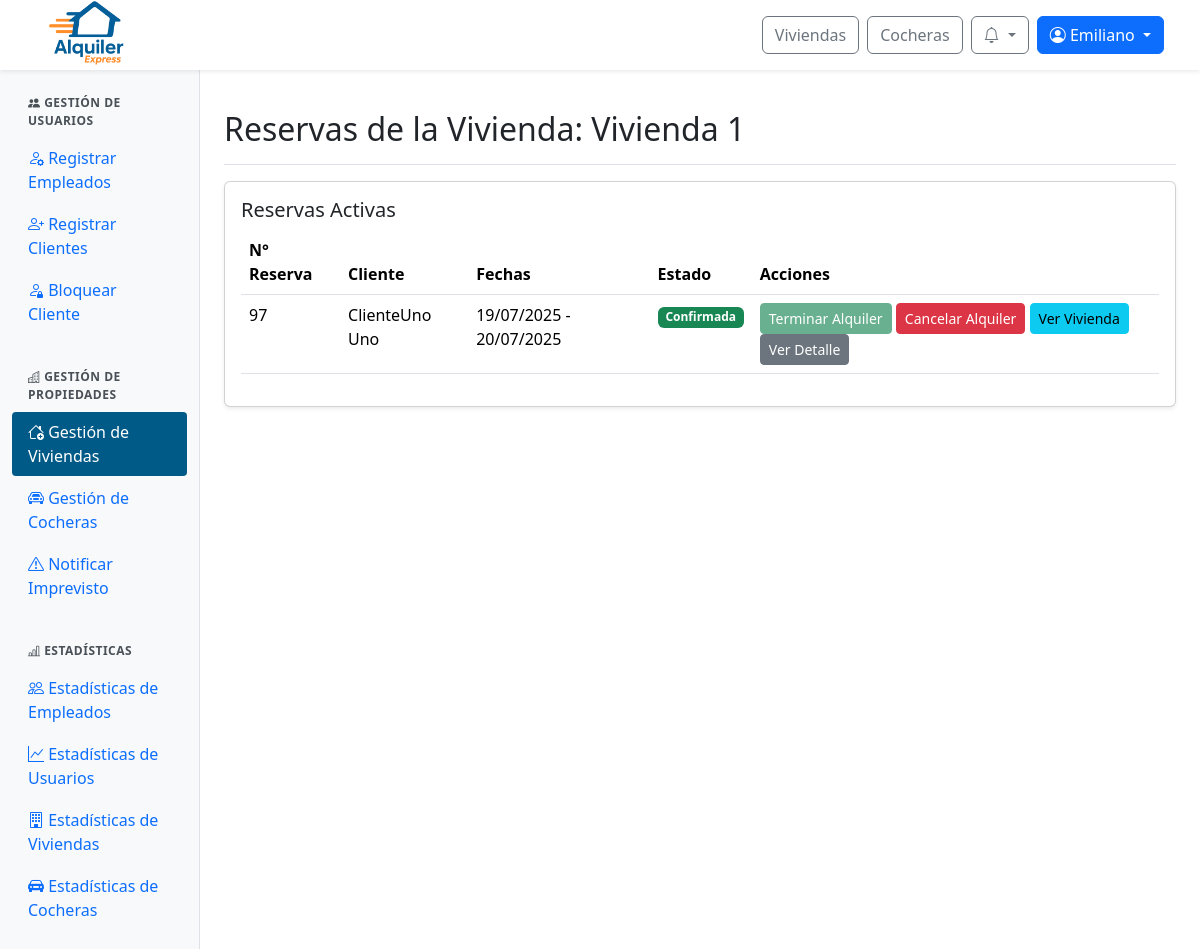
The app's page /panel/inmuebles/reservas/5/ (signed in) with its own data.
### web/models.py (models this page shows, shortened)
class Inmueble(models.Model):
    id_inmueble = models.AutoField(primary_key=True)
    nombre = models.CharField(max_length=100, unique=True)
    direccion = models.TextField()
    provincia = models.ForeignKey(Provincia, on_delete=models.SET_NULL, null=True)
    ciudad = models.ForeignKey(Ciudad, on_delete=models.SET_NULL, null=True)
    descripcion = models.TextField()
    cantidad_banios = models.IntegerField()
    cantidad_ambientes = models.IntegerField()
    cantidad_camas = models.IntegerField()
    cantidad_huespedes = models.IntegerField()
    precio_por_dia = models.DecimalField(max_digits=10, decimal_places=2)
    politica_cancelacion = models.TextField()
    fecha_publicacion = models.DateField()
    cochera = models.ForeignKey(Cochera, null=True, blank=True, on_delete=models.SET_NULL)
    estado = models.ForeignKey(Estado, on_delete=models.SET_NULL, null=True)
    empleado = models.ForeignKey(Perfil, null=True, blank=True, on_delete=models.SET_NULL)
    minimo_dias_alquiler = models.PositiveIntegerField(default=1, verbose_name="Mínimo de días de alquiler")

class Reserva(models.Model):
    id_reserva = models.AutoField(primary_key=True)
    fecha_inicio = models.DateTimeField(default=timezone.now)
    fecha_fin = models.DateTimeField()
    precio_total = models.DecimalField(max_digits=10, decimal_places=2)
    estado = models.ForeignKey(Estado, on_delete=models.SET_NULL, null=True)  # Aquí está el estado FK
    inmueble = models.ForeignKey(Inmueble, null=True, blank=True, on_delete=models.SET_NULL)
    cochera = models.ForeignKey(Cochera, null=True, blank=True, on_delete=models.SET_NULL)
    descripcion = models.TextField()
    creada_en = models.DateTimeField(default=timezone.now)
    aprobada_en = models.DateTimeField(null=True, blank=True)
    cantidad_adultos = models.PositiveIntegerField(default=1, verbose_name="Cantidad de adultos")
    cantidad_ninos = models.PositiveIntegerField(default=0, verbose_name="Cantidad de niños")
    patente = models.CharField(max_length=20, null=True, blank=True, verbose_name="Patente del vehículo")

class ClienteInmueble(models.Model):
    id_cliente_inmueble = models.AutoField(primary_key=True)
    cliente = models.ForeignKey(Perfil, on_delete=models.CASCADE)  # FK a Perfil, no Usuario
    inmueble = models.ForeignKey(Inmueble, null=True, blank=True, on_delete=models.SET_NULL)
    cochera = models.ForeignKey(Cochera, null=True, blank=True, on_delete=models.SET_NULL)
    reserva = models.ForeignKey(Reserva, on_delete=models.CASCADE)

class Perfil(models.Model):
    id_perfil = models.AutoField(primary_key=True)
    usuario = models.OneToOneField(User, on_delete=models.CASCADE)
    dni = models.CharField(max_length=20)
    fecha_nacimiento = models.DateField(null=True, blank=True)

class Estado(models.Model):
    id_estado = models.AutoField(primary_key=True)
    nombre = models.CharField(max_length=100)

### web/views/viewsAdminPropiedades.py (the view)
# urls.py: path('panel/inmuebles/reservas/<int:id_inmueble>/', viewsAdminPropiedades.admin_inmuebles_reservas, name='admin_inmuebles_reservas'),
@login_required
@user_passes_test(is_admin_or_empleado)
def admin_inmuebles_reservas(request, id_inmueble):
    today = timezone.now()
    inmueble = get_object_or_404(Inmueble, id_inmueble=id_inmueble)
    reservas = Reserva.objects.filter(
        inmueble=inmueble,
        estado__nombre__in=["Pendiente", "Aprobada", "Pagada", "Confirmada"]
    ).order_by('-fecha_inicio')
    return render(request, 'admin/admin_inmuebles_reservas.html', {
        'inmueble': inmueble,
        'reservas': reservas,
        'today': today,
    })

### web/authentication.py (called while the page is built)
    def get_user(self, user_id):
        try:
            return User.objects.get(pk=user_id)
        except User.DoesNotExist:
            return None

### web/context_processors.py (called while the page is built)
def notifications(request):
    if request.user.is_authenticated:
        try:
            return {
                'notificaciones': request.user.perfil.notificacion_set.order_by('-fecha_creacion')[:10],
                'notificaciones_no_leidas': request.user.perfil.notificacion_set.filter(leido=False).count()
            }
        except Exception:
            return {}
    return {}

def is_client_context(request):
    return {'is_client': is_client(request.user)}

### web/utils.py (called while the page is built)
def is_client(user):
    return user.is_authenticated and user.groups.filter(name="cliente").exists()

def is_admin_or_empleado(user):
    return user.is_authenticated and (user.is_staff or user.groups.filter(name="empleado").exists())

### web/templates/admin/admin_inmuebles_reservas.html (shortened to what this page needs)
{% extends 'admin/admin_base.html' %}
{% load static %}
{% block admin_content %}
<div class="d-flex justify-content-between flex-wrap flex-md-nowrap align-items-center pt-3 pb-2 mb-3 border-bottom">
  <h1 class="h2">Reservas de la Vivienda: {{ inmueble.nombre }}</h1>
</div>
<div class="card shadow-sm mb-4">
  <div class="card-body">
    <h5 class="card-title">Reservas Activas</h5>
    <div class="table-responsive">
      <table class="table table-hover">
        <thead>
          <tr>
            <th>N° Reserva</th>
            <th>Cliente</th>
            <th>Fechas</th>
            <th>Estado</th>
            <th>Acciones</th>
          </tr>
        </thead>
        <tbody>
          {% for reserva in reservas %}
          <tr>
            <td>{{ reserva.id_reserva }}</td>
            <td>
              {% with relacion=reserva.clienteinmueble_set.first %}
                {% if relacion and relacion.cliente %}
                  {{ relacion.cliente.usuario.get_full_name|default:relacion.cliente.usuario.username }}
                {% else %}
                  Cliente no disponible
                {% endif %}
              {% endwith %}
            </td>
            <td>{{ reserva.fecha_inicio|date:"d/m/Y" }} - {{ reserva.fecha_fin|date:"d/m/Y" }}</td>
            <td>
              <span class="badge
                {% if reserva.estado.nombre == 'Confirmada' %}bg-success
                {% elif reserva.estado.nombre == 'Cancelada' %}bg-danger
                {% elif reserva.estado.nombre == 'Rechazada' %}bg-secondary
                {% elif reserva.estado.nombre == 'Pagada' %}bg-info
                {% elif reserva.estado.nombre == 'Aprobada' %}bg-primary
                {% elif reserva.estado.nombre == 'Pendiente' or reserva.estado.nombre == 'Concurrente' %}bg-warning
                {% elif reserva.estado.nombre == 'Finalizada' %}bg-dark
                {% else %}bg-warning{% endif %}">
                {% if reserva.estado.nombre == 'Concurrente' %}Pendiente{% else %}{{ reserva.estado.nombre }}{% endif %}
              </span>
            </td>
            <td>
              {% if reserva.estado.nombre == 'Pendiente' %}
                <button class="btn btn-sm btn-success" onclick="cambiarEstado('{{ reserva.id_reserva }}', 'Aprobada')">Aprobar Solicitud</button>
                <button class="btn btn-sm btn-danger" onclick="cambiarEstado('{{ reserva.id_reserva }}', 'Rechazada')">Rechazar Solicitud</button>
              {% elif reserva.estado.nombre == 'Concurrente' %}
                <button class="btn btn-sm btn-success" onclick="cambiarEstado('{{ reserva.id_reserva }}', 'Concurrente')" disabled >Aprobar Solicitud</button>
                <button class="btn btn-sm btn-danger" onclick="cambiarEstado('{{ reserva.id_reserva }}', 'Rechazada')">Rechazar Solicitud</button>
              {% elif reserva.estado.nombre == 'Aprobada' %}
                <button class="btn btn-sm btn-success">Esperando Pago...</button>
              {% elif reserva.estado.nombre == 'Confirmada' %}
                {% if reserva.fecha_fin <= today %}
                  <button class="btn btn-sm btn-success" onclick="cambiarEstado('{{ reserva.id_reserva }}', 'Finalizada')">Terminar Alquiler</button>
                {% else %}
                  <button class="btn btn-sm btn-success" disabled title="Solo disponible cuando finalice el alquiler el {{ reserva.fecha_fin|date:'d/m/Y' }}">Terminar Alquiler</button>
                {% endif %}
                <button class="btn btn-sm btn-danger" onclick="cambiarEstado('{{ reserva.id_reserva }}', 'Cancelada')">Cancelar Alquiler</button>
              {% endif %}
              <a href="{% url 'detalle_inmueble' inmueble.id_inmueble %}" class="btn btn-sm btn-info">Ver Vivienda</a>
              <a href="{% url 'ver_detalle_reserva' reserva.id_reserva %}" class="btn btn-sm btn-secondary">Ver Detalle</a>
            </td>
          </tr>
          {% empty %}
          <tr>
            <td colspan="5" class="text-center">No hay reservas activas</td>
          </tr>
          {% endfor %}
        </tbody>
      </table>
    </div>
  </div>
</div>
{% endblock %}

### web/templates/base/base.html (shortened to what this page needs)
{% load static %}
{% load user_groups %}
<!DOCTYPE html>
<html lang="es">
<head>
  <link rel="stylesheet" href="{% static 'css/normalize.css' %}">
  <link href="https://cdn.jsdelivr.net/npm/bootstrap@5.3.3/dist/css/bootstrap.min.css" rel="stylesheet">
  <link href="https://cdn.jsdelivr.net/npm/bootstrap-icons@1.10.5/font/bootstrap-icons.css" rel="stylesheet">
  <link rel="stylesheet" href="https://cdn.jsdelivr.net/npm/sweetalert2@11/dist/sweetalert2.min.css">
  <link rel="stylesheet" href="{% static 'css/global.css' %}">
  <link rel="stylesheet" href="{% static 'css/notification.css' %}">
  {% block extra_css %}{% endblock %}
</head>
<body>
  <nav class="navbar navbar-expand-lg navbar-light bg-white fixed-top shadow-sm px-4">
    <div class="navbar__container container-fluid d-flex align-items-center justify-content-between">
      <div class="d-flex align-items-center me-3">
        <a href="{% url 'index' %}">
          <img src="{% static 'img/logo-alquiler-express-3.png' %}" alt="Logo Alquiler Express" class="navbar__icon">
        </a>
      </div>
      <div class="navbar__buttons d-flex align-items-center ms-3">
        <a href="{% url 'buscar_inmuebles' %}" class="btn btn-outline-secondary me-2">Viviendas</a>
        <a href="{% url 'buscar_cocheras' %}" class="btn btn-outline-secondary me-2">Cocheras</a>
        {% if user.is_authenticated %}
          <div class="dropdown me-2">
            <button class="btn btn-outline-secondary position-relative dropdown-toggle"
                    type="button"
                    id="notificacionesDropdown"
                    data-bs-toggle="dropdown"
                    aria-expanded="false"
                    onclick="marcarTodasLeidas('{% url 'marcar_todas_leidas' %}', '{{ csrf_token }}')">
              <i class="bi bi-bell"></i>
            </button>
          </div>
          <div class="dropdown">
            <button class="btn btn-primary dropdown-toggle" type="button" id="userOptionsDropdown" data-bs-toggle="dropdown" aria-expanded="false">
              <i class="bi bi-person-circle"></i> {{ user.first_name|default:user.username }}
            </button>
          </div>
        {% else %}
          <a href="{% url 'login' %}" class="btn btn-outline-secondary me-2">Iniciar sesión</a>
          <a href="{% url 'register' %}" class="btn btn-primary">Registrarse</a>
        {% endif %}
      </div>
    </div>
  </nav>
  {% block content %}{% endblock content %}
</body>
</html>

### web/static/css/global.css (style rules this page uses)
:root { --color-azul-alquiler: #005A87; --color-azul-hover: #004466; --color-azul-active: #003347; --color-azul-focus-shadow: rgba(0, 90, 135, 0.25); --color-naranja-alquiler: #F26A1B; --color-naranja-hover: #d85b17; --color-naranja-active: #b84e14; --color-naranja-focus-shadow: rgba(242, 106, 27, 0.25); }
.navbar { height: 70px; }
.navbar__container { height: 70px; }
.navbar__icon { height: 72px; }

### web/static/css/admin.css (style rules this page uses)
:root { --color-azul-alquiler: #005A87; --color-naranja-alquiler: #F26A1B; --color-azul-hover: #004466; --color-naranja-hover: #d85b17; }

### records on screen
Inmueble: nombre "Vivienda 1"
Reserva: id_reserva "97", clienteinmueble_set.first.cliente.usuario.get_full_name "ClienteUno Uno", fecha_inicio "19/07/2025", fecha_fin "20/07/2025", estado.nombre "Confirmada"

### other values on screen
{{ user.first_name|default:user.username }} "Emiliano"
